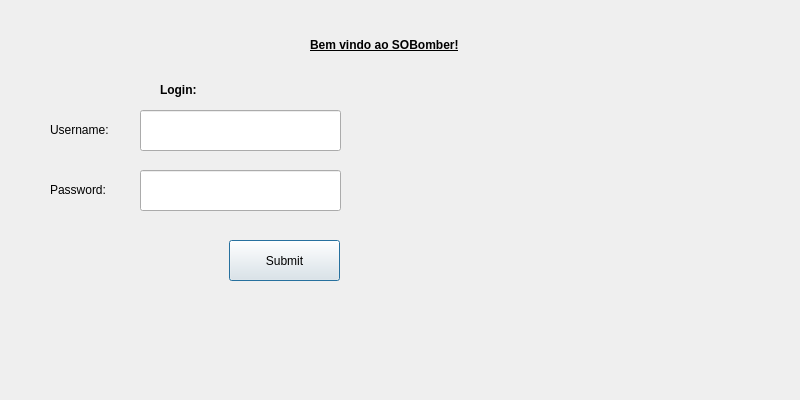
<?xml version="1.0" encoding="UTF-8"?>
<ui version="4.0">
 <class>Login</class>
 <widget class="QDialog" name="Login">
  <property name="geometry">
   <rect>
    <x>0</x>
    <y>0</y>
    <width>800</width>
    <height>400</height>
   </rect>
  </property>
  <property name="windowTitle">
   <string>Login</string>
  </property>
  <widget class="QLabel" name="welcome">
   <property name="geometry">
    <rect>
     <x>310</x>
     <y>30</y>
     <width>180</width>
     <height>30</height>
    </rect>
   </property>
   <property name="font">
    <font>
     <weight>75</weight>
     <bold>true</bold>
     <underline>true</underline>
    </font>
   </property>
   <property name="text">
    <string>Bem vindo ao SOBomber!</string>
   </property>
  </widget>
  <widget class="QLabel" name="loginlabel">
   <property name="geometry">
    <rect>
     <x>160</x>
     <y>80</y>
     <width>51</width>
     <height>20</height>
    </rect>
   </property>
   <property name="font">
    <font>
     <weight>75</weight>
     <bold>true</bold>
    </font>
   </property>
   <property name="text">
    <string>Login:</string>
   </property>
  </widget>
  <widget class="QLabel" name="usernamelabel">
   <property name="geometry">
    <rect>
     <x>50</x>
     <y>120</y>
     <width>71</width>
     <height>20</height>
    </rect>
   </property>
   <property name="text">
    <string>Username:</string>
   </property>
  </widget>
  <widget class="QLabel" name="passwordlabel">
   <property name="geometry">
    <rect>
     <x>50</x>
     <y>180</y>
     <width>71</width>
     <height>20</height>
    </rect>
   </property>
   <property name="text">
    <string>Password:</string>
   </property>
  </widget>
  <widget class="QLineEdit" name="usernametext">
   <property name="geometry">
    <rect>
     <x>140</x>
     <y>110</y>
     <width>201</width>
     <height>41</height>
    </rect>
   </property>
  </widget>
  <widget class="QLineEdit" name="passwordtext">
   <property name="geometry">
    <rect>
     <x>140</x>
     <y>170</y>
     <width>201</width>
     <height>41</height>
    </rect>
   </property>
  </widget>
  <widget class="QPushButton" name="submitbutton">
   <property name="geometry">
    <rect>
     <x>229</x>
     <y>240</y>
     <width>111</width>
     <height>41</height>
    </rect>
   </property>
   <property name="text">
    <string>Submit</string>
   </property>
  </widget>
 </widget>
 <resources/>
 <connections>
  <connection>
   <sender>passwordtext</sender>
   <signal>textChanged(QString)</signal>
   <receiver>submitbutton</receiver>
   <slot>show()</slot>
   <hints>
    <hint type="sourcelabel">
     <x>268</x>
     <y>184</y>
    </hint>
    <hint type="destinationlabel">
     <x>268</x>
     <y>248</y>
    </hint>
   </hints>
  </connection>
 </connections>
 <slots>
  <slot>normal()</slot>
 </slots>
</ui>
